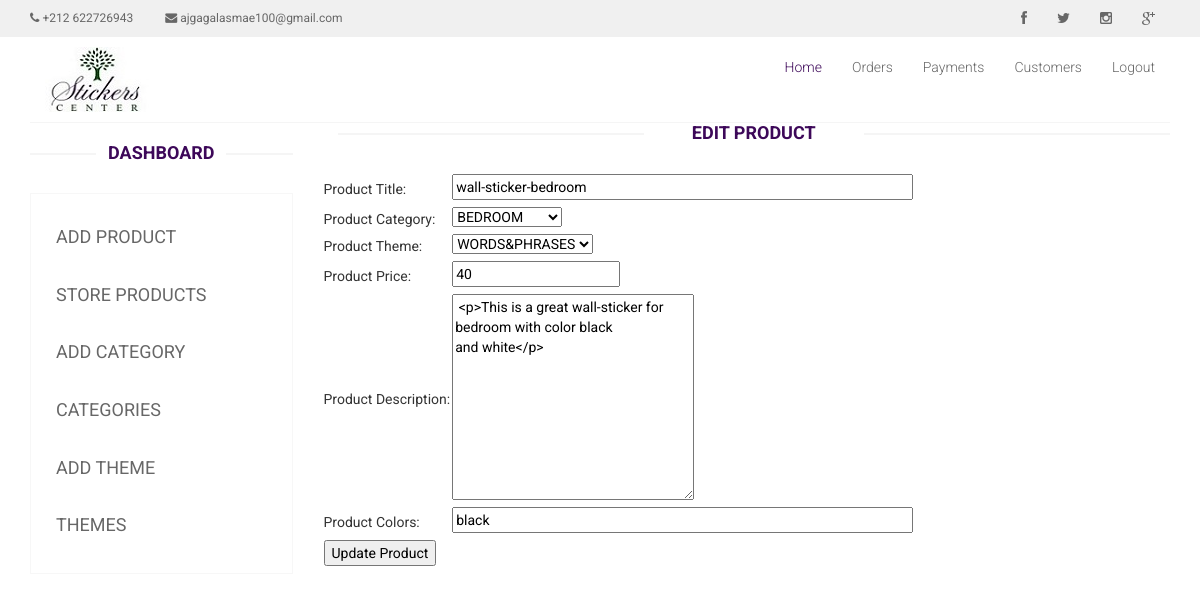
The page /admin_area/index.php?edit_pro=1 (signed in) on the database its author committed.
### tables this page shows
CREATE TABLE `products` (
  `prod_id` int(11) NOT NULL,
  `prod_cat` int(11) NOT NULL,
  `prod_theme` int(11) NOT NULL,
  `price` int(11) NOT NULL,
  `prod_title` text NOT NULL,
  `prod_colors` text NOT NULL,
  `prod_desc` text NOT NULL,
  `prod_img` text NOT NULL,
  `prod_date` datetime NOT NULL DEFAULT current_timestamp()
);

CREATE TABLE `categories` (
  `cat_id` int(11) NOT NULL,
  `cat_title` text NOT NULL
);

CREATE TABLE `themes` (
  `theme_id` int(11) NOT NULL,
  `theme_title` text NOT NULL
);

### admin_area/edit_pro.php (the view, shortened to what this page needs)
<?php
include("includes/db.php");
if (isset($_GET['edit_pro'])) {
    $get_id = $_GET['edit_pro'];
    $get_pro = "select * from products where prod_id='$get_id'";
    $run_pro = mysqli_query($con, $get_pro);
    $row_pro = mysqli_fetch_array($run_pro);
    $pro_title = $row_pro['prod_title'];
    $pro_price = $row_pro['price'];
    $pro_desc = $row_pro['prod_desc'];
    $pro_colors = $row_pro['prod_colors'];
    $pro_cat = $row_pro['prod_cat'];
    $pro_theme = $row_pro['prod_theme'];
    $get_cat = "select * from categories where cat_id='$pro_cat'";
    $run_cat = mysqli_query($con, $get_cat);
    $row_cat = mysqli_fetch_array($run_cat);
    $category_title = $row_cat['cat_title'];
    $get_theme = "select * from themes where theme_id='$pro_theme'";
    $run_theme = mysqli_query($con, $get_theme);
    $row_theme = mysqli_fetch_array($run_theme);
    $theme_title = $row_theme['theme_title'];
}
?>
<h2 class="title text-center">Edit Product</h2>
<section>
    <div class="container">
        <div class="row">
            <form action="" method="post" enctype="multipart/form-data">
                <table class="edit_pro_table">
                    <tr>
                        <td>Product Title:</td>
                        <td><label>
                                <input type="text" name="product_title" size="60" value="<?php echo $pro_title; ?>" />
                            </label>
                        </td>
                    </tr>
                    <tr>
                        <td>Product Category:</td>
                        <td>
                            <label>
                                <select name="product_cat">
                                    <option><?php echo $category_title; ?></option>
                                </select>
                            </label>
                        </td>
                    </tr>
                    <tr>
                        <td>Product Theme:</td>
                        <td>
                            <label>
                                <select name="product_theme">
                                    <option><?php echo $theme_title; ?></option>
                                </select>
                            </label>
                        </td>
                    </tr>
                    <tr>
                        <td>Product Price:</td>
                        <td><label class="label_left">
                                <input class="label_left" type="text" name="product_price"
                                    value="<?php echo $pro_price; ?>" />
                            </label>
                        </td>
                    </tr>
                    <tr>
                        <td>Product Description:</td>
                        <td><label>
                                <textarea name="product_desc" cols="30" rows="10"><?php echo $pro_desc; ?></textarea>
                            </label></td>
                    </tr>
                    <tr>
                        <td> Product Colors:</td>
                        <td><label>
                                <input type="text" name="pro_colors" size="60" value="<?php echo $pro_colors; ?>" />
                            </label></td>
                    </tr>
                    <tr>
                        <td colspan="7"><input type="submit" name="update_product" value="Update Product" /></td>
                    </tr>
                </table>
            </form>
        </div>
    </div>
</section>

### css/main.css (style rules this page uses)
body { font-family: 'Roboto', sans-serif; position: relative; font-weight: 400px; }
h1, h2, h3, h4, h5, h6 { font-family: 'Roboto', sans-serif; }
.left-sidebar h2:after, h2.title:after { color: #3D0859; content: " "; position: absolute; border: 1px solid #f5f5f5; bottom: 8px; left: 0; width: 100%; height: 0; z-index: -2; }
h2.title:before { content: " "; position: absolute; background: #fff; bottom: -6px; width: 220px; height: 30px; z-index: -1; left: 50%; margin-left: -110px; color: #3D0859; }
h2.title { color: #3D0859; font-family: 'Roboto', sans-serif; font-size: 18px; font-weight: 700; text-transform: uppercase; margin: 0 15px 30px; position: relative; }

### rows shown on the page
products: product_title "wall-sticker-bedroom", product_price "40", product_desc "<p>This is a great wall-sticker for bedroom with color black and white</p>", pro_colors "black"
categories: product_cat "BEDROOM"
themes: product_theme "WORDS&PHRASES"
